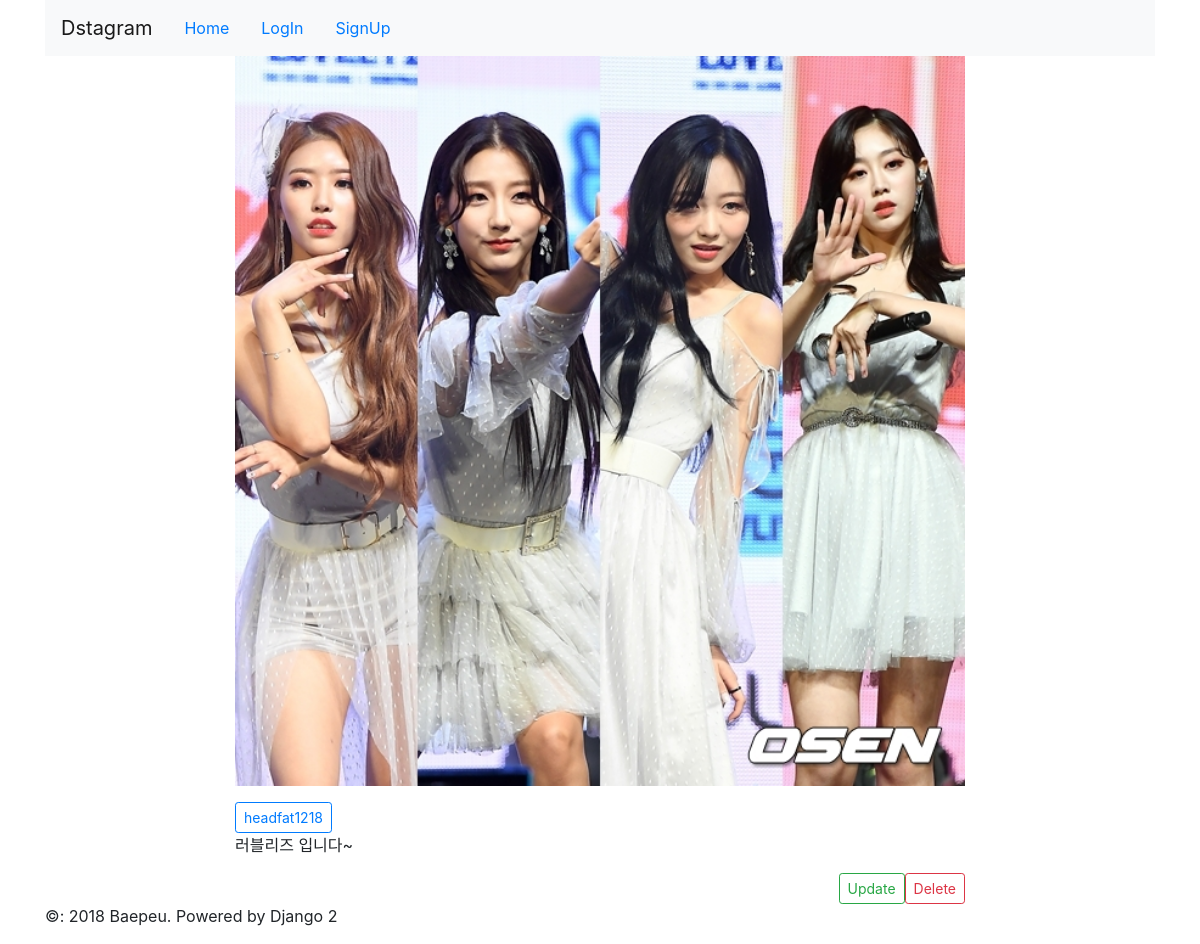
Page /detail/1/ on the committed database.
### photo/models.py (models this page shows, shortened)
class Photo(models.Model):
    author = models.ForeignKey(User, on_delete=models.CASCADE, related_name='user_photos')
    photo = models.ImageField(upload_to='photos/%Y/%m/%d', default='photos/no_image.png')
    text = models.TextField()
    created = models.DateTimeField(auto_now_add=True)
    updated = models.DateTimeField(auto_now=True)
    class Meta:
        ordering = ['-updated']

### photo/templates/photo/detail.html (shortened to what this page needs)
{% extends 'base.html' %}
{% block content %}
    <div class="row">
        <div class="col-md-2"></div>
        <div class="col-md-8 panel panel-default">
            <p><img src="{{ object.photo.url }}" style="width: 100%;"></p>
            <button type="button" class="btn btn-outline-primary btn-sm">
                {{ object.author.username }}
            </button>
            <p>{{ object.text|linebreaksbr }}</p>
            <a href="{% url 'photo:photo_delete' pk=object.id %}" class="btn btn-outline-danger btn-sm float-right">
                Delete
            </a>
            <a href="{% url 'photo:photo_update' pk=object.id %}" class="btn btn-outline-success btn-sm float-right">
                Update
            </a>
        </div>
        <div class="col-md-2"></div>
    </div>
{% endblock %}

### rows in the picture
Photo: photo (picture), author.username "headfat1218", text "러블리즈 입니다~"
